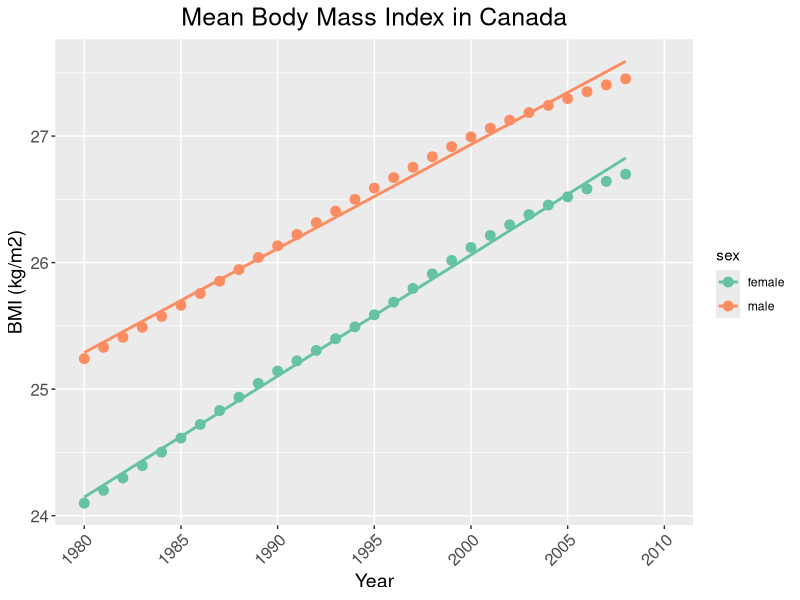
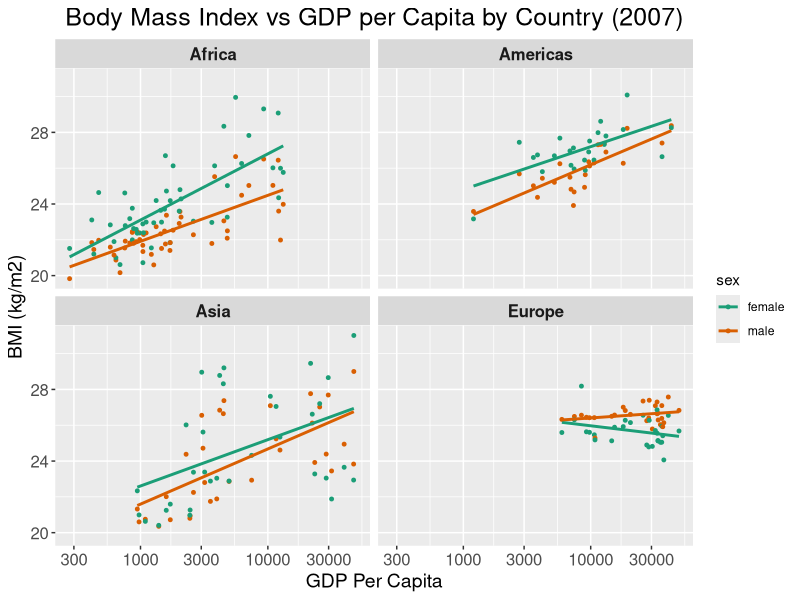
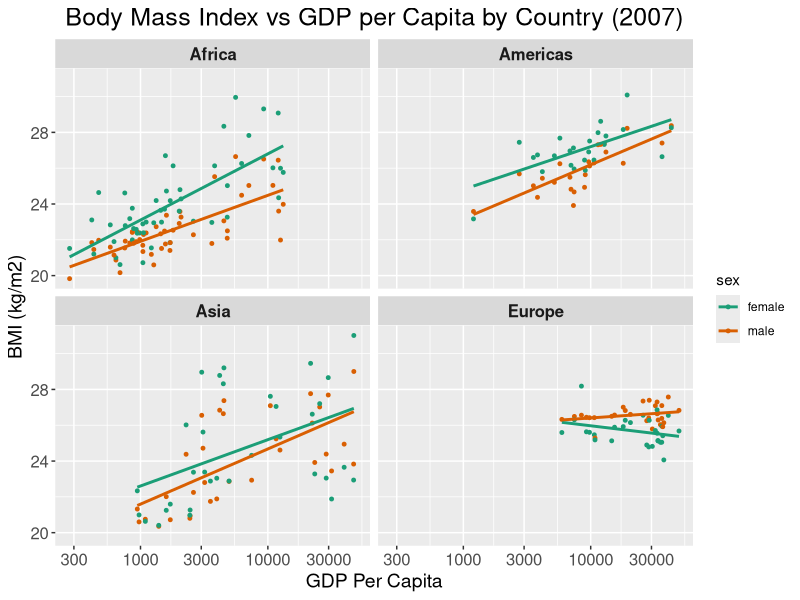
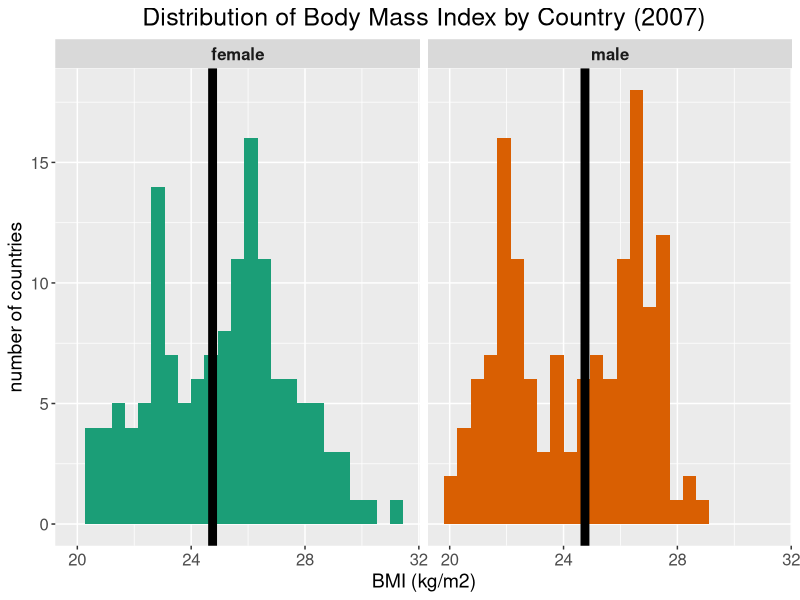

Here is the R script that generated these plots, in order:
suppressPackageStartupMessages(library(tidyverse))
suppressPackageStartupMessages(library(RColorBrewer))

#load BMI data
BMI_data <- read_tsv("datatables/BMI_data.tsv")

#plot a table of BMI over time for Canada, with males vs female trendlines
BMI_plot <- BMI_data %>% 
	filter(country == "Canada") %>% 
	ggplot(aes(x = year, y = BMI, colour = sex)) +
	geom_point(size = 3) + 
	geom_smooth((aes(group = sex)), method = "lm", se = FALSE) + # specifying group is neccessary b/c x-axis is a factor
	ggtitle("Mean Body Mass Index in Canada") +
	labs(y = "BMI (kg/m2)", x = "Year") +
	theme(axis.text.x=element_text(angle=45,hjust=1)) +
	theme(axis.title = element_text(size=14),
				plot.title = element_text(hjust = 0.5, size=18),
				axis.text.x = element_text(size=12),
				axis.text.y = element_text(size=12)) +
	scale_x_continuous(breaks = seq(1980, 2010, 5),
										 labels = as.character(seq(1980, 2010, 5)),
										 limits = c(1980, 2010),
										 minor_breaks = NULL) +
	scale_colour_brewer(palette="Set2")


# save the canada BMI plot
ggsave(filename = "plots/BMI_plot_canada.jpeg", 
			 plot = BMI_plot, 
			 device = "jpeg", 
			 width = 8, 
			 height = 4)


# load BMI gapminder 2007 data
BMI_gapminder_2007 <- read_tsv("datatables/BMI_gapminder_2007.tsv")

# plot BMI vs gdpPercap by continent
BMI_vs_gdpPercap_plot <- BMI_gapminder_2007 %>%
	filter(continent != "Oceania") %>% # not enough data points so remove oceania
	ggplot(aes(x = gdpPercap, y = BMI, colour = sex)) +
	geom_point(size = 1) +
#	geom_point(y = predict.lm()) + 				## couldn't get this working :(
	geom_smooth(method = "lm", se = FALSE) +
	scale_x_log10() +
	facet_wrap(~ continent) +
	scale_colour_brewer(palette="Dark2") +
	theme(axis.title = element_text(size=14),
				plot.title = element_text(hjust = 0.5, size=18),
				axis.text.x = element_text(size=12),
				axis.text.y = element_text(size=12),
				strip.text = element_text(size = 12, face = "bold")) +
	labs(x = "GDP Per Capita", y = "BMI (kg/m2)") +
	ggtitle("Body Mass Index vs GDP per Capita by Country (2007)")

# save the gdpPercap vs BMI plot
ggsave(filename = "plots/BMI_vs_gdpPercap_plot.jpeg", 
			 plot = BMI_vs_gdpPercap_plot, 
			 device = "jpeg", 
			 width = 9, 
			 height = 4)

####### PLOT BMI vs gdpPERCAP AGAIN USING modelr

# load datatable with fitted model
fitted_models_new <- read_tsv("datatables/fitted_models_new.tsv")

View(fitted_models_modelr)

# plot BMI vs gdpPercap by continent
BMI_vs_gdpPercap_plot <- 
	
BMI_gapminder_2007 %>%
	filter(continent != "Oceania") %>% # not enough data points so remove oceania
	ggplot(aes(x = gdpPercap, y = BMI, colour = sex)) +
	geom_point(size = 1) +
	scale_x_log10() +
	geom_line(data = fitted_models_new, aes(y = pred, colour = sex), size = 1) +
	facet_wrap(~ continent) +
	scale_colour_brewer(palette="Dark2") +
	theme(axis.title = element_text(size=14),
				plot.title = element_text(hjust = 0.5, size=18),
				axis.text.x = element_text(size=12),
				axis.text.y = element_text(size=12),
				strip.text = element_text(size = 12, face = "bold")) +
	labs(x = "GDP Per Capita", y = "BMI (kg/m2)") +
	ggtitle("Body Mass Index vs GDP per Capita by Country (2007)")

# save the gdpPercap vs BMI plot
ggsave(filename = "plots/BMI_vs_gdpPercap_plot.jpeg", 
			 plot = BMI_vs_gdpPercap_plot, 
			 device = "jpeg", 
			 width = 9, 
			 height = 4)


# make histogram of BMI in 2007
BMI_histogram <- BMI_gapminder_2007 %>% 
	ggplot(aes(BMI, fill = sex)) +
	facet_wrap(~ sex) +
	geom_histogram(bins = 25) +
	geom_vline(aes(xintercept = mean(BMI)), 
								 colour = 1, 
								 size = 3) +
	theme(legend.position = "none") +
	theme(axis.title = element_text(size=14),
				plot.title = element_text(hjust = 0.5, size=18),
				axis.text.x = element_text(size=12),
				axis.text.y = element_text(size=12),
				strip.text = element_text(size = 12, face = "bold")) +
	labs(x = "BMI (kg/m2)", y = "number of countries") +
	ggtitle("Distribution of Body Mass Index by Country (2007)") +
	scale_fill_brewer(palette="Dark2")

# save the histogram
ggsave(filename = "plots/BMI_histogram.jpeg", 
			 plot = BMI_histogram, 
			 device = "jpeg", 
			 width = 8, 
			 height = 4)
